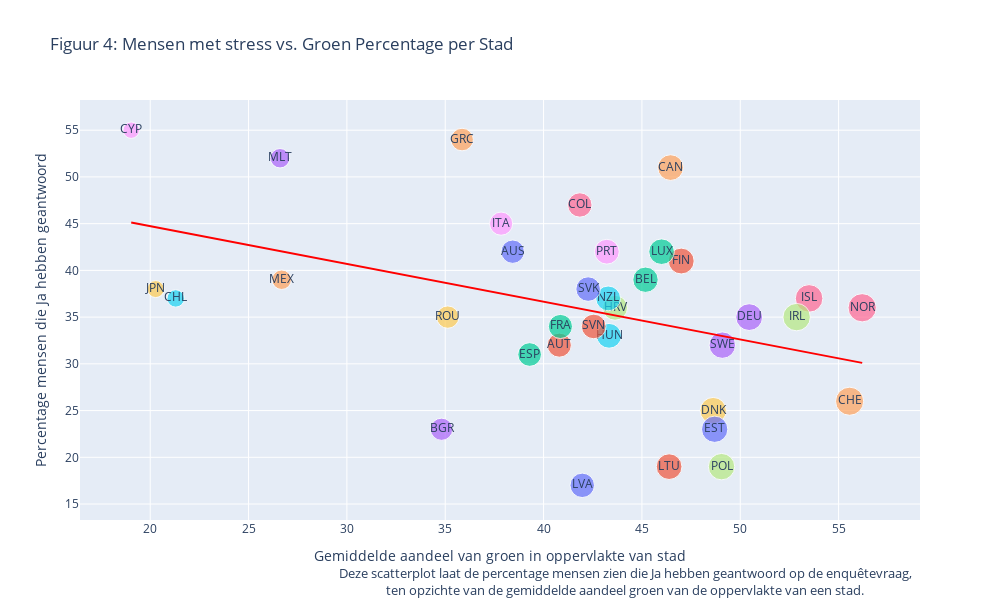

Here is the notebook cell this chart was saved with:
### Code cell
fig4 = px.scatter(
    merged_df, 
    x='Gemiddelde aandeel van groen in oppervlakte van stad', 
    y='Percentage mensen die Ja hebben geantwoord', 
    size='Gemiddelde aandeel van groen in oppervlakte van stad', 
    color='Country', 
    title='Figuur 4: Mensen met stress vs. Groen Percentage per Stad',
    text='3digit'
)

x = merged_df['Gemiddelde aandeel van groen in oppervlakte van stad']
y = merged_df['Percentage mensen die Ja hebben geantwoord']
coefficients = np.polyfit(x, y, 1)
trendline = np.poly1d(coefficients)

# trendline values
x_trend = np.linspace(x.min(), x.max(), 100)
y_trend = trendline(x_trend)

# trendline trace
fig4.add_trace(
    go.Scatter(
        x=x_trend, 
        y=y_trend, 
        mode='lines', 
        line=dict(color='red'),
        name='Trendline'
    )
)

fig4.update_layout(showlegend=False, width=1000, height=600)

fig4.add_annotation(
    xref='paper', yref='paper',
    x=0.65, y=-0.10,  # Adjust y to position the annotation at the bottom
    showarrow=False,
    xanchor='center',
    yanchor='top',
    align='center',
    text='Deze scatterplot laat de percentage mensen zien die Ja hebben geantwoord op de enquêtevraag, <br>' +
         'ten opzichte van de gemiddelde aandeel groen van de oppervlakte van een stad. <br>' +
         'Als je met de muis over een land heen beweegt, dan zie je de precieze percentages. <br>' +
         'In de plot is te zien dat de bevolking van landen met meer groen oppervlak minder stress ervaren. ',
    font=dict(size=13),  # Adjust font size if necessary
)

fig4.show()

### Figure 1 — Plotly figure (JSON) as saved in the notebook; plotly's stock layout.template omitted (floating-point values rounded to 4 significant figures)
{"data": [{"hovertemplate": "Country=Australia<br>Gemiddelde aandeel van groen in oppervlakte van stad=%{marker.size}<br>Percentage mensen die Ja hebben geantwoord=%{y}<br>3digit=%{text}<extra></extra>", "legendgroup": "Australia", "marker": {"color": "#636efa", "size": [38.43], "sizemode": "area", "sizeref": 0.1405, "symbol": "circle"}, "mode": "markers+text", "name": "Australia", "orientation": "v", "showlegend": true, "text": ["AUS"], "type": "scatter", "x": [38.43], "xaxis": "x", "y": [42], "yaxis": "y"}, {"hovertemplate": "Country=Austria<br>Gemiddelde aandeel van groen in oppervlakte van stad=%{marker.size}<br>Percentage mensen die Ja hebben geantwoord=%{y}<br>3digit=%{text}<extra></extra>", "legendgroup": "Austria", "marker": {"color": "#EF553B", "size": [40.8], "sizemode": "area", "sizeref": 0.1405, "symbol": "circle"}, "mode": "markers+text", "name": "Austria", "orientation": "v", "showlegend": true, "text": ["AUT"], "type": "scatter", "x": [40.8], "xaxis": "x", "y": [32], "yaxis": "y"}, {"hovertemplate": "Country=Belgium<br>Gemiddelde aandeel van groen in oppervlakte van stad=%{marker.size}<br>Percentage mensen die Ja hebben geantwoord=%{y}<br>3digit=%{text}<extra></extra>", "legendgroup": "Belgium", "marker": {"color": "#00cc96", "size": [45.18], "sizemode": "area", "sizeref": 0.1405, "symbol": "circle"}, "mode": "markers+text", "name": "Belgium", "orientation": "v", "showlegend": true, "text": ["BEL"], "type": "scatter", "x": [45.18], "xaxis": "x", "y": [39], "yaxis": "y"}, {"hovertemplate": "Country=Bulgaria<br>Gemiddelde aandeel van groen in oppervlakte van stad=%{marker.size}<br>Percentage mensen die Ja hebben geantwoord=%{y}<br>3digit=%{text}<extra></extra>", "legendgroup": "Bulgaria", "marker": {"color": "#ab63fa", "size": [34.81], "sizemode": "area", "sizeref": 0.1405, "symbol": "circle"}, "mode": "markers+text", "name": "Bulgaria", "orientation": "v", "showlegend": true, "text": ["BGR"], "type": "scatter", "x": [34.81], "xaxis": "x", "y": [23], "yaxis": "y"}, {"hovertemplate": "Country=Canada<br>Gemiddelde aandeel van groen in oppervlakte van stad=%{marker.size}<br>Percentage mensen die Ja hebben geantwoord=%{y}<br>3digit=%{text}<extra></extra>", "legendgroup": "Canada", "marker": {"color": "#FFA15A", "size": [46.46], "sizemode": "area", "sizeref": 0.1405, "symbol": "circle"}, "mode": "markers+text", "name": "Canada", "orientation": "v", "showlegend": true, "text": ["CAN"], "type": "scatter", "x": [46.46], "xaxis": "x", "y": [51], "yaxis": "y"}, {"hovertemplate": "Country=Chile<br>Gemiddelde aandeel van groen in oppervlakte van stad=%{marker.size}<br>Percentage mensen die Ja hebben geantwoord=%{y}<br>3digit=%{text}<extra></extra>", "legendgroup": "Chile", "marker": {"color": "#19d3f3", "size": [21.3], "sizemode": "area", "sizeref": 0.1405, "symbol": "circle"}, "mode": "markers+text", "name": "Chile", "orientation": "v", "showlegend": true, "text": ["CHL"], "type": "scatter", "x": [21.3], "xaxis": "x", "y": [37], "yaxis": "y"}, {"hovertemplate": "Country=Colombia<br>Gemiddelde aandeel van groen in oppervlakte van stad=%{marker.size}<br>Percentage mensen die Ja hebben geantwoord=%{y}<br>3digit=%{text}<extra></extra>", "legendgroup": "Colombia", "marker": {"color": "#FF6692", "size": [41.84], "sizemode": "area", "sizeref": 0.1405, "symbol": "circle"}, "mode": "markers+text", "name": "Colombia", "orientation": "v", "showlegend": true, "text": ["COL"], "type": "scatter", "x": [41.84], "xaxis": "x", "y": [47], "yaxis": "y"}, {"hovertemplate": "Country=Croatia<br>Gemiddelde aandeel van groen in oppervlakte van stad=%{marker.size}<br>Percentage mensen die Ja hebben geantwoord=%{y}<br>3digit=%{text}<extra></extra>", "legendgroup": "Croatia", "marker": {"color": "#B6E880", "size": [43.63], "sizemode": "area", "sizeref": 0.1405, "symbol": "circle"}, "mode": "markers+text", "name": "Croatia", "orientation": "v", "showlegend": true, "text": ["HRV"], "type": "scatter", "x": [43.63], "xaxis": "x", "y": [36], "yaxis": "y"}, {"hovertemplate": "Country=Cyprus<br>Gemiddelde aandeel van groen in oppervlakte van stad=%{marker.size}<br>Percentage mensen die Ja hebben geantwoord=%{y}<br>3digit=%{text}<extra></extra>", "legendgroup": "Cyprus", "marker": {"color": "#FF97FF", "size": [19.03], "sizemode": "area", "sizeref": 0.1405, "symbol": "circle"}, "mode": "markers+text", "name": "Cyprus", "orientation": "v", "showlegend": true, "text": ["CYP"], "type": "scatter", "x": [19.03], "xaxis": "x", "y": [55], "yaxis": "y"}, {"hovertemplate": "Country=Denmark<br>Gemiddelde aandeel van groen in oppervlakte van stad=%{marker.size}<br>Percentage mensen die Ja hebben geantwoord=%{y}<br>3digit=%{text}<extra></extra>", "legendgroup": "Denmark", "marker": {"color": "#FECB52", "size": [48.62], "sizemode": "area", "sizeref": 0.1405, "symbol": "circle"}, "mode": "markers+text", "name": "Denmark", "orientation": "v", "showlegend": true, "text": ["DNK"], "type": "scatter", "x": [48.62], "xaxis": "x", "y": [25], "yaxis": "y"}, {"hovertemplate": "Country=Estonia<br>Gemiddelde aandeel van groen in oppervlakte van stad=%{marker.size}<br>Percentage mensen die Ja hebben geantwoord=%{y}<br>3digit=%{text}<extra></extra>", "legendgroup": "Estonia", "marker": {"color": "#636efa", "size": [48.7], "sizemode": "area", "sizeref": 0.1405, "symbol": "circle"}, "mode": "markers+text", "name": "Estonia", "orientation": "v", "showlegend": true, "text": ["EST"], "type": "scatter", "x": [48.7], "xaxis": "x", "y": [23], "yaxis": "y"}, {"hovertemplate": "Country=Finland<br>Gemiddelde aandeel van groen in oppervlakte van stad=%{marker.size}<br>Percentage mensen die Ja hebben geantwoord=%{y}<br>3digit=%{text}<extra></extra>", "legendgroup": "Finland", "marker": {"color": "#EF553B", "size": [47], "sizemode": "area", "sizeref": 0.1405, "symbol": "circle"}, "mode": "markers+text", "name": "Finland", "orientation": "v", "showlegend": true, "text": ["FIN"], "type": "scatter", "x": [47], "xaxis": "x", "y": [41], "yaxis": "y"}, {"hovertemplate": "Country=France<br>Gemiddelde aandeel van groen in oppervlakte van stad=%{marker.size}<br>Percentage mensen die Ja hebben geantwoord=%{y}<br>3digit=%{text}<extra></extra>", "legendgroup": "France", "marker": {"color": "#00cc96", "size": [40.86], "sizemode": "area", "sizeref": 0.1405, "symbol": "circle"}, "mode": "markers+text", "name": "France", "orientation": "v", "showlegend": true, "text": ["FRA"], "type": "scatter", "x": [40.86], "xaxis": "x", "y": [34], "yaxis": "y"}, {"hovertemplate": "Country=Germany<br>Gemiddelde aandeel van groen in oppervlakte van stad=%{marker.size}<br>Percentage mensen die Ja hebben geantwoord=%{y}<br>3digit=%{text}<extra></extra>", "legendgroup": "Germany", "marker": {"color": "#ab63fa", "size": [50.45], "sizemode": "area", "sizeref": 0.1405, "symbol": "circle"}, "mode": "markers+text", "name": "Germany", "orientation": "v", "showlegend": true, "text": ["DEU"], "type": "scatter", "x": [50.45], "xaxis": "x", "y": [35], "yaxis": "y"}, {"hovertemplate": "Country=Greece<br>Gemiddelde aandeel van groen in oppervlakte van stad=%{marker.size}<br>Percentage mensen die Ja hebben geantwoord=%{y}<br>3digit=%{text}<extra></extra>", "legendgroup": "Greece", "marker": {"color": "#FFA15A", "size": [35.86], "sizemode": "area", "sizeref": 0.1405, "symbol": "circle"}, "mode": "markers+text", "name": "Greece", "orientation": "v", "showlegend": true, "text": ["GRC"], "type": "scatter", "x": [35.86], "xaxis": "x", "y": [54], "yaxis": "y"}, {"hovertemplate": "Country=Hungary<br>Gemiddelde aandeel van groen in oppervlakte van stad=%{marker.size}<br>Percentage mensen die Ja hebben geantwoord=%{y}<br>3digit=%{text}<extra></extra>", "legendgroup": "Hungary", "marker": {"color": "#19d3f3", "size": [43.33], "sizemode": "area", "sizeref": 0.1405, "symbol": "circle"}, "mode": "markers+text", "name": "Hungary", "orientation": "v", "showlegend": true, "text": ["HUN"], "type": "scatter", "x": [43.33], "xaxis": "x", "y": [33], "yaxis": "y"}, {"hovertemplate": "Country=Iceland<br>Gemiddelde aandeel van groen in oppervlakte van stad=%{marker.size}<br>Percentage mensen die Ja hebben geantwoord=%{y}<br>3digit=%{text}<extra></extra>", "legendgroup": "Iceland", "marker": {"color": "#FF6692", "size": [53.5], "sizemode": "area", "sizeref": 0.1405, "symbol": "circle"}, "mode": "markers+text", "name": "Iceland", "orientation": "v", "showlegend": true, "text": ["ISL"], "type": "scatter", "x": [53.5], "xaxis": "x", "y": [37], "yaxis": "y"}, {"hovertemplate": "Country=Ireland<br>Gemiddelde aandeel van groen in oppervlakte van stad=%{marker.size}<br>Percentage mensen die Ja hebben geantwoord=%{y}<br>3digit=%{text}<extra></extra>", "legendgroup": "Ireland", "marker": {"color": "#B6E880", "size": [52.87], "sizemode": "area", "sizeref": 0.1405, "symbol": "circle"}, "mode": "markers+text", "name": "Ireland", "orientation": "v", "showlegend": true, "text": ["IRL"], "type": "scatter", "x": [52.87], "xaxis": "x", "y": [35], "yaxis": "y"}, {"hovertemplate": "Country=Italy<br>Gemiddelde aandeel van groen in oppervlakte van stad=%{marker.size}<br>Percentage mensen die Ja hebben geantwoord=%{y}<br>3digit=%{text}<extra></extra>", "legendgroup": "Italy", "marker": {"color": "#FF97FF", "size": [37.84], "sizemode": "area", "sizeref": 0.1405, "symbol": "circle"}, "mode": "markers+text", "name": "Italy", "orientation": "v", "showlegend": true, "text": ["ITA"], "type": "scatter", "x": [37.84], "xaxis": "x", "y": [45], "yaxis": "y"}, {"hovertemplate": "Country=Japan<br>Gemiddelde aandeel van groen in oppervlakte van stad=%{marker.size}<br>Percentage mensen die Ja hebben geantwoord=%{y}<br>3digit=%{text}<extra></extra>", "legendgroup": "Japan", "marker": {"color": "#FECB52", "size": [20.28], "sizemode": "area", "sizeref": 0.1405, "symbol": "circle"}, "mode": "markers+text", "name": "Japan", "orientation": "v", "showlegend": true, "text": ["JPN"], "type": "scatter", "x": [20.28], "xaxis": "x", "y": [38], "yaxis": "y"}, {"hovertemplate": "Country=Latvia<br>Gemiddelde aandeel van groen in oppervlakte van stad=%{marker.size}<br>Percentage mensen die Ja hebben geantwoord=%{y}<br>3digit=%{text}<extra></extra>", "legendgroup": "Latvia", "marker": {"color": "#636efa", "size": [41.97], "sizemode": "area", "sizeref": 0.1405, "symbol": "circle"}, "mode": "markers+text", "name": "Latvia", "orientation": "v", "showlegend": true, "text": ["LVA"], "type": "scatter", "x": [41.97], "xaxis": "x", "y": [17], "yaxis": "y"}, {"hovertemplate": "Country=Lithuania<br>Gemiddelde aandeel van groen in oppervlakte van stad=%{marker.size}<br>Percentage mensen die Ja hebben geantwoord=%{y}<br>3digit=%{text}<extra></extra>", "legendgroup": "Lithuania", "marker": {"color": "#EF553B", "size": [46.38], "sizemode": "area", "sizeref": 0.1405, "symbol": "circle"}, "mode": "markers+text", "name": "Lithuania", "orientation": "v", "showlegend": true, "text": ["LTU"], "type": "scatter", "x": [46.38], "xaxis": "x", "y": [19], "yaxis": "y"}, {"hovertemplate": "Country=Luxembourg<br>Gemiddelde aandeel van groen in oppervlakte van stad=%{marker.size}<br>Percentage mensen die Ja hebben geantwoord=%{y}<br>3digit=%{text}<extra></extra>", "legendgroup": "Luxembourg", "marker": {"color": "#00cc96", "size": [46], "sizemode": "area", "sizeref": 0.1405, "symbol": "circle"}, "mode": "markers+text", "name": "Luxembourg", "orientation": "v", "showlegend": true, "text": ["LUX"], "type": "scatter", "x": [46], "xaxis": "x", "y": [42], "yaxis": "y"}, {"hovertemplate": "Country=Malta<br>Gemiddelde aandeel van groen in oppervlakte van stad=%{marker.size}<br>Percentage mensen die Ja hebben geantwoord=%{y}<br>3digit=%{text}<extra></extra>", "legendgroup": "Malta", "marker": {"color": "#ab63fa", "size": [26.6], "sizemode": "area", "sizeref": 0.1405, "symbol": "circle"}, "mode": "markers+text", "name": "Malta", "orientation": "v", "showlegend": true, "text": ["MLT"], "type": "scatter", "x": [26.6], "xaxis": "x", "y": [52], "yaxis": "y"}, {"hovertemplate": "Country=Mexico<br>Gemiddelde aandeel van groen in oppervlakte van stad=%{marker.size}<br>Percentage mensen die Ja hebben geantwoord=%{y}<br>3digit=%{text}<extra></extra>", "legendgroup": "Mexico", "marker": {"color": "#FFA15A", "size": [26.68], "sizemode": "area", "sizeref": 0.1405, "symbol": "circle"}, "mode": "markers+text", "name": "Mexico", "orientation": "v", "showlegend": true, "text": ["MEX"], "type": "scatter", "x": [26.68], "xaxis": "x", "y": [39], "yaxis": "y"}, {"hovertemplate": "Country=New Zealand<br>Gemiddelde aandeel van groen in oppervlakte van stad=%{marker.size}<br>Percentage mensen die Ja hebben geantwoord=%{y}<br>3digit=%{text}<extra></extra>", "legendgroup": "New Zealand", "marker": {"color": "#19d3f3", "size": [43.29], "sizemode": "area", "sizeref": 0.1405, "symbol": "circle"}, "mode": "markers+text", "name": "New Zealand", "orientation": "v", "showlegend": true, "text": ["NZL"], "type": "scatter", "x": [43.29], "xaxis": "x", "y": [37], "yaxis": "y"}, {"hovertemplate": "Country=Norway<br>Gemiddelde aandeel van groen in oppervlakte van stad=%{marker.size}<br>Percentage mensen die Ja hebben geantwoord=%{y}<br>3digit=%{text}<extra></extra>", "legendgroup": "Norway", "marker": {"color": "#FF6692", "size": [56.2], "sizemode": "area", "sizeref": 0.1405, "symbol": "circle"}, "mode": "markers+text", "name": "Norway", "orientation": "v", "showlegend": true, "text": ["NOR"], "type": "scatter", "x": [56.2], "xaxis": "x", "y": [36], "yaxis": "y"}, {"hovertemplate": "Country=Poland<br>Gemiddelde aandeel van groen in oppervlakte van stad=%{marker.size}<br>Percentage mensen die Ja hebben geantwoord=%{y}<br>3digit=%{text}<extra></extra>", "legendgroup": "Poland", "marker": {"color": "#B6E880", "size": [49.05], "sizemode": "area", "sizeref": 0.1405, "symbol": "circle"}, "mode": "markers+text", "name": "Poland", "orientation": "v", "showlegend": true, "text": ["POL"], "type": "scatter", "x": [49.05], "xaxis": "x", "y": [19], "yaxis": "y"}, {"hovertemplate": "Country=Portugal<br>Gemiddelde aandeel van groen in oppervlakte van stad=%{marker.size}<br>Percentage mensen die Ja hebben geantwoord=%{y}<br>3digit=%{text}<extra></extra>", "legendgroup": "Portugal", "marker": {"color": "#FF97FF", "size": [43.22], "sizemode": "area", "sizeref": 0.1405, "symbol": "circle"}, "mode": "markers+text", "name": "Portugal", "orientation": "v", "showlegend": true, "text": ["PRT"], "type": "scatter", "x": [43.22], "xaxis": "x", "y": [42], "yaxis": "y"}, {"hovertemplate": "Country=Romania<br>Gemiddelde aandeel van groen in oppervlakte van stad=%{marker.size}<br>Percentage mensen die Ja hebben geantwoord=%{y}<br>3digit=%{text}<extra></extra>", "legendgroup": "Romania", "marker": {"color": "#FECB52", "size": [35.13], "sizemode": "area", "sizeref": 0.1405, "symbol": "circle"}, "mode": "markers+text", "name": "Romania", "orientation": "v", "showlegend": true, "text": ["ROU"], "type": "scatter", "x": [35.13], "xaxis": "x", "y": [35], "yaxis": "y"}, {"hovertemplate": "Country=Slovakia<br>Gemiddelde aandeel van groen in oppervlakte van stad=%{marker.size}<br>Percentage mensen die Ja hebben geantwoord=%{y}<br>3digit=%{text}<extra></extra>", "legendgroup": "Slovakia", "marker": {"color": "#636efa", "size": [42.27], "sizemode": "area", "sizeref": 0.1405, "symbol": "circle"}, "mode": "markers+text", "name": "Slovakia", "orientation": "v", "showlegend": true, "text": ["SVK"], "type": "scatter", "x": [42.27], "xaxis": "x", "y": [38], "yaxis": "y"}, {"hovertemplate": "Country=Slovenia<br>Gemiddelde aandeel van groen in oppervlakte van stad=%{marker.size}<br>Percentage mensen die Ja hebben geantwoord=%{y}<br>3digit=%{text}<extra></extra>", "legendgroup": "Slovenia", "marker": {"color": "#EF553B", "size": [42.55], "sizemode": "area", "sizeref": 0.1405, "symbol": "circle"}, "mode": "markers+text", "name": "Slovenia", "orientation": "v", "showlegend": true, "text": ["SVN"], "type": "scatter", "x": [42.55], "xaxis": "x", "y": [34], "yaxis": "y"}, {"hovertemplate": "Country=Spain<br>Gemiddelde aandeel van groen in oppervlakte van stad=%{marker.size}<br>Percentage mensen die Ja hebben geantwoord=%{y}<br>3digit=%{text}<extra></extra>", "legendgroup": "Spain", "marker": {"color": "#00cc96", "size": [39.29], "sizemode": "area", "sizeref": 0.1405, "symbol": "circle"}, "mode": "markers+text", "name": "Spain", "orientation": "v", "showlegend": true, "text": ["ESP"], "type": "scatter", "x": [39.29], "xaxis": "x", "y": [31], "yaxis": "y"}, {"hovertemplate": "Country=Sweden<br>Gemiddelde aandeel van groen in oppervlakte van stad=%{marker.size}<br>Percentage mensen die Ja hebben geantwoord=%{y}<br>3digit=%{text}<extra></extra>", "legendgroup": "Sweden", "marker": {"color": "#ab63fa", "size": [49.09], "sizemode": "area", "sizeref": 0.1405, "symbol": "circle"}, "mode": "markers+text", "name": "Sweden", "orientation": "v", "showlegend": true, "text": ["SWE"], "type": "scatter", "x": [49.09], "xaxis": "x", "y": [32], "yaxis": "y"}, {"hovertemplate": "Country=Switzerland<br>Gemiddelde aandeel van groen in oppervlakte van stad=%{marker.size}<br>Percentage mensen die Ja hebben geantwoord=%{y}<br>3digit=%{text}<extra></extra>", "legendgroup": "Switzerland", "marker": {"color": "#FFA15A", "size": [55.56], "sizemode": "area", "sizeref": 0.1405, "symbol": "circle"}, "mode": "markers+text", "name": "Switzerland", "orientation": "v", "showlegend": true, "text": ["CHE"], "type": "scatter", "x": [55.56], "xaxis": "x", "y": [26], "yaxis": "y"}, {"line": {"color": "red"}, "mode": "lines", "name": "Trendline", "type": "scatter", "x": [19.03, 19.41, 19.78, 20.16, 20.54, 20.91, 21.29, 21.66, 22.04, 22.41, 22.79, 23.16, 23.54, 23.91, 24.29, 24.66, 25.04, 25.42, 25.79, 26.17, 26.54, 26.92, 27.29, 27.67, 28.04, 28.42, 28.79, 29.17, 29.55, 29.92, 30.3, 30.67, 31.05, 31.42, 31.8, 32.17, 32.55, 32.92, 33.3, 33.67, 34.05, 34.43, 34.8, 35.18, 35.55, 35.93, 36.3, 36.68, 37.05, 37.43, 37.8, 38.18, 38.56, 38.93, 39.31, 39.68, 40.06, 40.43, 40.81, 41.18, 41.56, 41.93, 42.31, 42.68, 43.06, 43.44, 43.81, 44.19, 44.56, 44.94, 45.31, 45.69, 46.06, 46.44, 46.81, 47.19, 47.57, 47.94, 48.32, 48.69, 49.07, 49.44, 49.82, 50.19, 50.57, 50.94, 51.32, 51.69, 52.07, 52.45, 52.82, 53.2, 53.57, 53.95, 54.32, 54.7, 55.07, 55.45, 55.82, 56.2], "y": [45.13, 44.98, 44.83, 44.68, 44.52, 44.37, 44.22, 44.07, 43.92, 43.77, 43.61, 43.46, 43.31, 43.16, 43.01, 42.85, 42.7, 42.55, 42.4, 42.25, 42.1, 41.94, 41.79, 41.64, 41.49, 41.34, 41.18, 41.03, 40.88, 40.73, 40.58, 40.43, 40.27, 40.12, 39.97, 39.82, 39.67, 39.51, 39.36, 39.21, 39.06, 38.91, 38.76, 38.6, 38.45, 38.3, 38.15, 38.0, 37.84, 37.69, 37.54, 37.39, 37.24, 37.09, 36.93, 36.78, 36.63, 36.48, 36.33, 36.17, 36.02, 35.87, 35.72, 35.57, 35.42, 35.26, 35.11, 34.96, 34.81, 34.66, 34.51, 34.35, 34.2, 34.05, 33.9, 33.75, 33.59, 33.44, 33.29, 33.14, 32.99, 32.84, 32.68, 32.53, 32.38, 32.23, 32.08, 31.92, 31.77, 31.62, 31.47, 31.32, 31.17, 31.01, 30.86, 30.71, 30.56, 30.41, 30.25, 30.1]}], "layout": {"annotations": [{"align": "center", "font": {"size": 13}, "showarrow": false, "text": "Deze scatterplot laat de percentage mensen zien die Ja hebben geantwoord op de enquêtevraag, <br>ten opzichte van de gemiddelde aandeel groen van de oppervlakte van een stad. <br>Als je met de muis over een land heen beweegt, dan zie je de precieze percentages. <br>In de plot is te zien dat de bevolking van landen met meer groen oppervlak minder stress ervaren. ", "x": 0.65, "xanchor": "center", "xref": "paper", "y": -0.1, "yanchor": "top", "yref": "paper"}], "height": 600, "legend": {"itemsizing": "constant", "title": {"text": "Country"}, "tracegroupgap": 0}, "showlegend": false, "title": {"text": "Figuur 4: Mensen met stress vs. Groen Percentage per Stad"}, "width": 1000, "xaxis": {"anchor": "y", "domain": [0, 1], "title": {"text": "Gemiddelde aandeel van groen in oppervlakte van stad"}}, "yaxis": {"anchor": "x", "domain": [0, 1], "title": {"text": "Percentage mensen die Ja hebben geantwoord"}}}}
